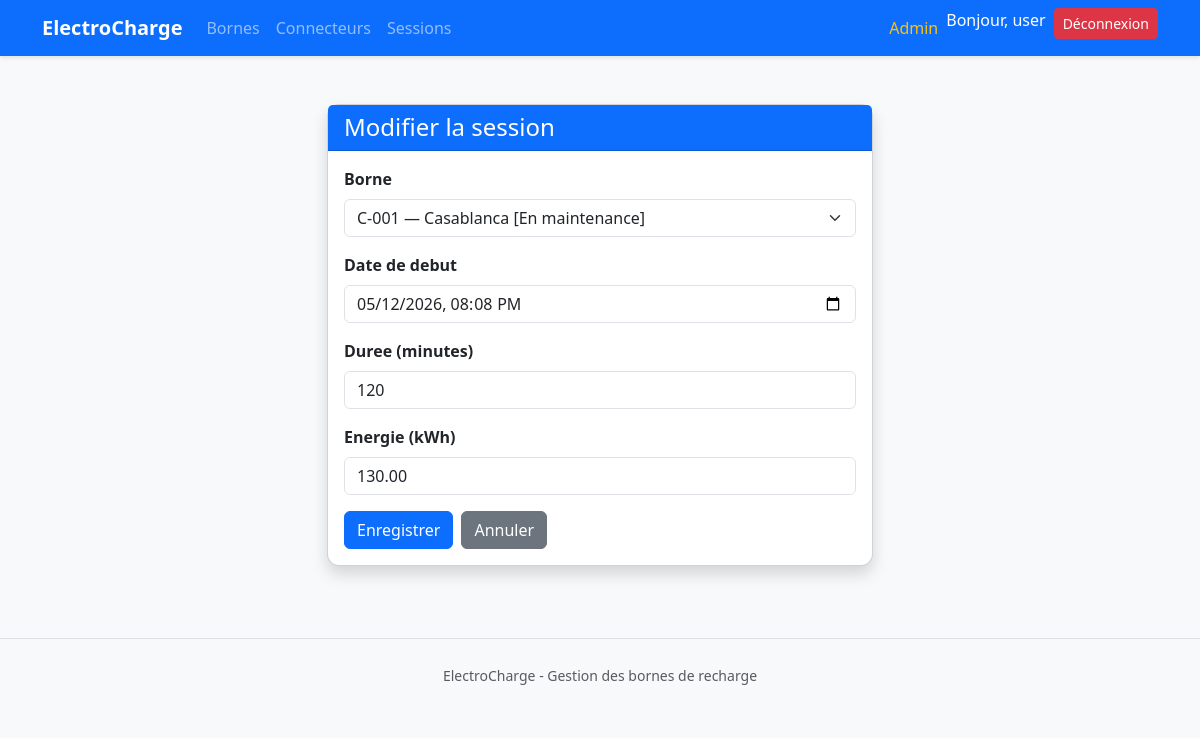
Screenshot of /bornes/sessions/2/modifier/ (signed in) with the database file from the repository.
### bornes/models.py (models this page shows, shortened)
class SessionCharge(models.Model):
    borne          = models.ForeignKey(
        Borne,
        on_delete=models.CASCADE,
        verbose_name="Borne"
    )
    date_debut     = models.DateTimeField(verbose_name="Date de début")
    duree_minutes  = models.PositiveIntegerField(verbose_name="Durée (minutes)")
    energie_kwh    = models.DecimalField(
        max_digits=6,
        decimal_places=2,
        verbose_name="Énergie délivrée (kWh)"
    )
    class Meta:
        verbose_name        = "Session de charge"
        verbose_name_plural = "Sessions de charge"
        ordering            = ['-date_debut']

### bornes/views.py (the view, shortened to what this page needs)
# urls.py: path('sessions/<int:pk>/modifier/', views.SessionChargeUpdateView.as_view(), name='session_modifier'),
class SessionChargeUpdateView(UserPassesTestMixin, UpdateView):
    model = SessionCharge
    form_class = SessionChargeForm
    template_name = 'bornes/session_form.html'
    success_url = reverse_lazy('bornes:sessions')
    def test_func(self):
        return self.request.user.is_superuser

### bornes/forms.py
class SessionChargeForm(forms.ModelForm):
    class Meta:
        model  = SessionCharge
        fields = ['borne', 'date_debut', 'duree_minutes', 'energie_kwh']
        widgets = {
            'date_debut': forms.DateTimeInput(
                attrs={'type': 'datetime-local', 'class': 'form-control'},
                format='%Y-%m-%dT%H:%M'
            ),
            'borne': forms.Select(
                attrs={'class': 'form-select'}
            ),
            'duree_minutes': forms.NumberInput(
                attrs={'class': 'form-control', 'min': 1}
            ),
            'energie_kwh': forms.NumberInput(
                attrs={'class': 'form-control', 'min': 0, 'step': '0.01'}
            ),
        }
    def __init__(self, *args, **kwargs):
        super().__init__(*args, **kwargs)
        self.fields['borne'].queryset = Borne.objects.all().order_by('identifiant')
        self.fields['borne'].empty_label = "— Sélectionner une borne —"
        if self.instance and self.instance.pk:
            self.initial['date_debut'] = self.instance.date_debut.strftime('%Y-%m-%dT%H:%M')

### bornes/models.py (called while the page is built)
    def __str__(self):
        return f"{self.identifiant} — {self.ville} [{self.get_statut_display()}]"

### bornes/templates/bornes/session_form.html (shortened to what this page needs)
{% extends "base.html" %}
{% block content %}
<div class="container py-4">
  <div class="row justify-content-center">
    <div class="col-md-6">
      <div class="card shadow">
        <div class="card-header bg-primary text-white">
          <h4 class="mb-0">
            {% if object %}Modifier la session{% else %}Ajouter une session{% endif %}
          </h4>
        </div>
        <div class="card-body">
          <form method="post">
            <div class="mb-3">
              <label class="form-label fw-bold">Borne</label>
              {{ form.borne }}
            </div>
            <div class="mb-3">
              <label class="form-label fw-bold">Date de debut</label>
              {{ form.date_debut }}
            </div>
            <div class="mb-3">
              <label class="form-label fw-bold">Duree (minutes)</label>
              {{ form.duree_minutes }}
            </div>
            <div class="mb-3">
              <label class="form-label fw-bold">Energie (kWh)</label>
              {{ form.energie_kwh }}
            </div>
            <div class="d-flex gap-2">
              <button type="submit" class="btn btn-primary">Enregistrer</button>
              <a href="{% url 'bornes:sessions' %}" class="btn btn-secondary">Annuler</a>
            </div>
          </form>
        </div>
      </div>
    </div>
  </div>
</div>
{% endblock %}

### templates/base.html (shortened to what this page needs)
<!DOCTYPE html>
<html lang="fr">
<head>
  <link href="https://cdn.jsdelivr.net/npm/bootstrap@5.3.2/dist/css/bootstrap.min.css" rel="stylesheet">
</head>
<body>
  <nav class="navbar navbar-expand-lg navbar-dark bg-primary mb-4">
    <div class="container">
      <a class="navbar-brand fw-bold" href="{% url 'bornes:liste' %}">ElectroCharge</a>
      <div class="collapse navbar-collapse" id="navbarNav">
        <ul class="navbar-nav me-auto">
          <li class="nav-item">
            <a class="nav-link" href="{% url 'bornes:liste' %}">Bornes</a>
          </li>
          <li class="nav-item">
            <a class="nav-link" href="{% url 'bornes:connecteurs' %}">Connecteurs</a>
          </li>
          <li class="nav-item">
            <a class="nav-link" href="{% url 'bornes:sessions' %}">Sessions</a>
          </li>
        </ul>
        <ul class="navbar-nav ms-auto">
          {% if user.is_authenticated %}
            {% if user.is_superuser %}
              <li class="nav-item">
                <a class="nav-link text-warning" href="/admin/">Admin</a>
              </li>
            {% endif %}
            <li class="nav-item">
              <span class="navbar-text text-white me-2">Bonjour, {{ user.username }}</span>
            </li>
            <li class="nav-item">
              <a class="btn btn-danger btn-sm" href="{% url 'bornes:logout' %}">Déconnexion</a>
            </li>
          {% else %}
            <li class="nav-item">
              <a class="btn btn-light btn-sm" href="{% url 'bornes:login' %}">Connexion</a>
            </li>
          {% endif %}
        </ul>
      </div>
    </div>
  </nav>
  <main>
    {% block content %}{% endblock %}
  </main>
  <footer class="text-center text-muted py-4 mt-5 border-top">
    <small>ElectroCharge - Gestion des bornes de recharge</small>
  </footer>
</body>
</html>

### templates/base.html (style rules this page uses)
body { background-color: #f8f9fa; }
.navbar { box-shadow: 0 2px 4px rgba(0,0,0,0.1); }
.card { border-radius: 12px; box-shadow: 0 2px 8px rgba(0,0,0,0.05); }

### rows the page displays
SessionCharge: borne "C-001 — Casablanca [En maintenance]", date_debut "05/12/2026 20:08", duree_minutes "120", energie_kwh "130.00"

### other values shown
{{ user.username }} "user"
